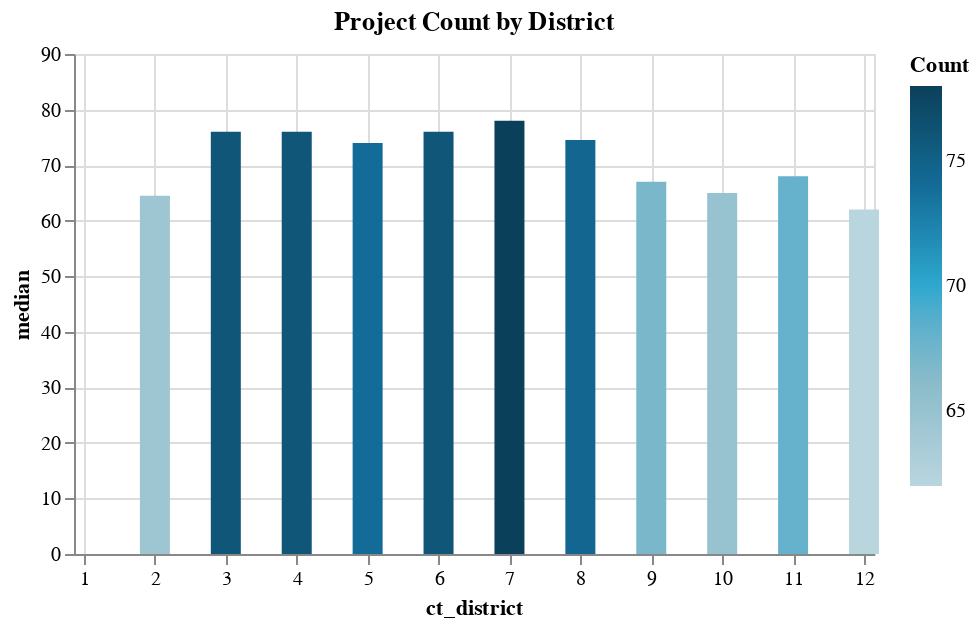

Source (notebook cell):
### Markdown cell above
### We have only visualized one column of data. 
* We have only visualized one column of data, but we have a couple of columns above. 
* Try to customize your graph. If you can dream it, you can probably do it with Altair. 
    * You can turn off the grid lines, rotate the axis labels by various degrees, label the bars, add a dropdown menu to change the axis, and more. 
* Make a few other charts in different styles.
* Inspiration
    * Altair's [gallery](https://altair-viz.github.io/gallery/index.html)
    * DDS's [portfolio](https://analysis.calitp.org/)

### Code cell
alt.Chart(pivot_median, title="Project Count by District").mark_bar(size=15).encode(
    x=alt.X("ct_district", scale=alt.Scale(domain=[1, 12])),
    y=alt.Y("median", scale=alt.Scale(domain=[0, 90])),
    color=alt.Color(
        "median",
        title="Count",
        scale=alt.Scale(range=calitp_color_palette.CALITP_SEQUENTIAL_COLORS),
    ),
    tooltip=["ct_district", "median"]
).properties(width=400, height=250)

### Figure 1 — Vega-Lite specification as saved in the notebook (floating-point values rounded to 4 significant figures)
{"config": {"view": {"continuousWidth": 300, "continuousHeight": 300}}, "data": {"name": "data-9b04d3590f74ac1a3c351c2b684fca70"}, "mark": {"type": "bar", "size": 15}, "encoding": {"color": {"field": "median", "scale": {"range": ["#B9D6DF", "#8CBCCB", "#2EA8CE", "#136C97", "#0B405B"]}, "title": "Count", "type": "quantitative"}, "tooltip": [{"field": "ct_district", "type": "quantitative"}, {"field": "median", "type": "quantitative"}], "x": {"field": "ct_district", "scale": {"domain": [1, 12]}, "type": "quantitative"}, "y": {"field": "median", "scale": {"domain": [0, 90]}, "type": "quantitative"}}, "height": 250, "title": "Project Count by District", "width": 400, "$schema": "https://vega.github.io/schema/vega-lite/v5.14.1.json", "datasets": {"data-9b04d3590f74ac1a3c351c2b684fca70": [{"ct_district": 2, "median": 64.5, "number_of_projects": 6}, {"ct_district": 3, "median": 76.0, "number_of_projects": 2}, {"ct_district": 4, "median": 76.0, "number_of_projects": 5}, {"ct_district": 5, "median": 74.0, "number_of_projects": 6}, {"ct_district": 6, "median": 76.0, "number_of_projects": 1}, {"ct_district": 7, "median": 78.0, "number_of_projects": 5}, {"ct_district": 8, "median": 74.5, "number_of_projects": 4}, {"ct_district": 9, "median": 67.0, "number_of_projects": 2}, {"ct_district": 10, "median": 65.0, "number_of_projects": 3}, {"ct_district": 11, "median": 68.0, "number_of_projects": 8}, {"ct_district": 12, "median": 62.0, "number_of_projects": 2}]}}
